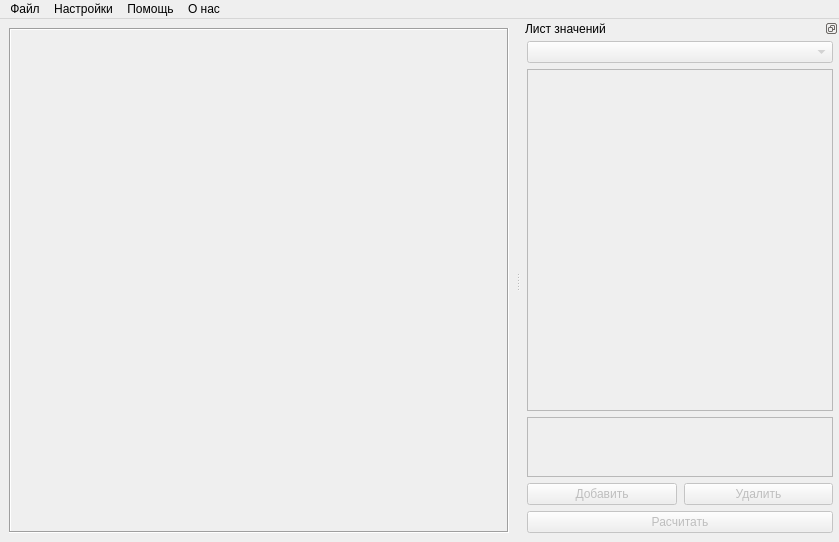
<?xml version="1.0" encoding="UTF-8"?>
<ui version="4.0">
 <class>MainWindow</class>
 <widget class="QMainWindow" name="MainWindow">
  <property name="geometry">
   <rect>
    <x>0</x>
    <y>0</y>
    <width>839</width>
    <height>542</height>
   </rect>
  </property>
  <property name="sizePolicy">
   <sizepolicy hsizetype="MinimumExpanding" vsizetype="MinimumExpanding">
    <horstretch>0</horstretch>
    <verstretch>0</verstretch>
   </sizepolicy>
  </property>
  <property name="contextMenuPolicy">
   <enum>Qt::NoContextMenu</enum>
  </property>
  <property name="windowTitle">
   <string>Обработка результатов</string>
  </property>
  <property name="windowIcon">
   <iconset resource="../../icon/res.qrc">
    <normaloff>:/calculator-Freepik.png</normaloff>:/calculator-Freepik.png</iconset>
  </property>
  <property name="autoFillBackground">
   <bool>false</bool>
  </property>
  <property name="styleSheet">
   <string notr="true">QMainWindow::title {background-color: red;}</string>
  </property>
  <property name="inputMethodHints">
   <set>Qt::ImhNone</set>
  </property>
  <widget class="QWidget" name="centralwidget">
   <property name="sizePolicy">
    <sizepolicy hsizetype="Expanding" vsizetype="Expanding">
     <horstretch>0</horstretch>
     <verstretch>0</verstretch>
    </sizepolicy>
   </property>
   <layout class="QHBoxLayout" name="horizontalLayout">
    <property name="spacing">
     <number>0</number>
    </property>
    <property name="sizeConstraint">
     <enum>QLayout::SetMinimumSize</enum>
    </property>
    <property name="leftMargin">
     <number>9</number>
    </property>
    <property name="rightMargin">
     <number>6</number>
    </property>
    <item>
     <layout class="QVBoxLayout" name="verticalLayout_2">
      <item>
       <widget class="QFrame" name="frame">
        <property name="minimumSize">
         <size>
          <width>500</width>
          <height>500</height>
         </size>
        </property>
        <property name="contextMenuPolicy">
         <enum>Qt::NoContextMenu</enum>
        </property>
        <property name="frameShape">
         <enum>QFrame::Box</enum>
        </property>
        <property name="frameShadow">
         <enum>QFrame::Sunken</enum>
        </property>
       </widget>
      </item>
     </layout>
    </item>
   </layout>
  </widget>
  <widget class="QDockWidget" name="dockWidget">
   <property name="sizePolicy">
    <sizepolicy hsizetype="Fixed" vsizetype="Preferred">
     <horstretch>0</horstretch>
     <verstretch>0</verstretch>
    </sizepolicy>
   </property>
   <property name="minimumSize">
    <size>
     <width>318</width>
     <height>500</height>
    </size>
   </property>
   <property name="maximumSize">
    <size>
     <width>400</width>
     <height>524287</height>
    </size>
   </property>
   <property name="features">
    <set>QDockWidget::DockWidgetFloatable|QDockWidget::DockWidgetMovable</set>
   </property>
   <property name="allowedAreas">
    <set>Qt::LeftDockWidgetArea|Qt::RightDockWidgetArea</set>
   </property>
   <property name="windowTitle">
    <string>Лист значений</string>
   </property>
   <attribute name="dockWidgetArea">
    <number>2</number>
   </attribute>
   <widget class="QWidget" name="dockWidgetContents">
    <property name="layoutDirection">
     <enum>Qt::LeftToRight</enum>
    </property>
    <property name="autoFillBackground">
     <bool>false</bool>
    </property>
    <layout class="QVBoxLayout" name="verticalLayout">
     <property name="sizeConstraint">
      <enum>QLayout::SetDefaultConstraint</enum>
     </property>
     <property name="leftMargin">
      <number>6</number>
     </property>
     <property name="topMargin">
      <number>3</number>
     </property>
     <property name="rightMargin">
      <number>6</number>
     </property>
     <property name="bottomMargin">
      <number>9</number>
     </property>
     <item>
      <widget class="QComboBox" name="combo_box_selection_data">
       <property name="enabled">
        <bool>false</bool>
       </property>
       <property name="sizePolicy">
        <sizepolicy hsizetype="Fixed" vsizetype="Fixed">
         <horstretch>150</horstretch>
         <verstretch>0</verstretch>
        </sizepolicy>
       </property>
       <property name="minimumSize">
        <size>
         <width>300</width>
         <height>0</height>
        </size>
       </property>
       <property name="maximumSize">
        <size>
         <width>400</width>
         <height>16777215</height>
        </size>
       </property>
      </widget>
     </item>
     <item>
      <widget class="QListWidget" name="list_widget_value">
       <property name="enabled">
        <bool>false</bool>
       </property>
       <property name="sizePolicy">
        <sizepolicy hsizetype="Fixed" vsizetype="Expanding">
         <horstretch>0</horstretch>
         <verstretch>0</verstretch>
        </sizepolicy>
       </property>
       <property name="minimumSize">
        <size>
         <width>300</width>
         <height>0</height>
        </size>
       </property>
       <property name="maximumSize">
        <size>
         <width>400</width>
         <height>16777215</height>
        </size>
       </property>
       <property name="contextMenuPolicy">
        <enum>Qt::CustomContextMenu</enum>
       </property>
      </widget>
     </item>
     <item>
      <widget class="QListWidget" name="list_widget_answer">
       <property name="enabled">
        <bool>false</bool>
       </property>
       <property name="sizePolicy">
        <sizepolicy hsizetype="Fixed" vsizetype="Expanding">
         <horstretch>0</horstretch>
         <verstretch>0</verstretch>
        </sizepolicy>
       </property>
       <property name="minimumSize">
        <size>
         <width>300</width>
         <height>0</height>
        </size>
       </property>
       <property name="maximumSize">
        <size>
         <width>400</width>
         <height>60</height>
        </size>
       </property>
       <property name="contextMenuPolicy">
        <enum>Qt::CustomContextMenu</enum>
       </property>
      </widget>
     </item>
     <item>
      <layout class="QHBoxLayout" name="horizontalLayout_3">
       <property name="spacing">
        <number>7</number>
       </property>
       <property name="sizeConstraint">
        <enum>QLayout::SetFixedSize</enum>
       </property>
       <property name="leftMargin">
        <number>0</number>
       </property>
       <property name="rightMargin">
        <number>0</number>
       </property>
       <item>
        <widget class="QPushButton" name="push_button_add_data">
         <property name="enabled">
          <bool>false</bool>
         </property>
         <property name="minimumSize">
          <size>
           <width>0</width>
           <height>0</height>
          </size>
         </property>
         <property name="maximumSize">
          <size>
           <width>16777215</width>
           <height>16777215</height>
          </size>
         </property>
         <property name="text">
          <string>Добавить</string>
         </property>
         <property name="checkable">
          <bool>false</bool>
         </property>
         <property name="checked">
          <bool>false</bool>
         </property>
         <property name="autoRepeat">
          <bool>false</bool>
         </property>
         <property name="autoExclusive">
          <bool>false</bool>
         </property>
         <property name="autoDefault">
          <bool>false</bool>
         </property>
         <property name="default">
          <bool>false</bool>
         </property>
         <property name="flat">
          <bool>false</bool>
         </property>
        </widget>
       </item>
       <item>
        <widget class="QPushButton" name="push_button_delite_data">
         <property name="enabled">
          <bool>false</bool>
         </property>
         <property name="minimumSize">
          <size>
           <width>0</width>
           <height>0</height>
          </size>
         </property>
         <property name="maximumSize">
          <size>
           <width>16777215</width>
           <height>16777215</height>
          </size>
         </property>
         <property name="text">
          <string>Удалить</string>
         </property>
        </widget>
       </item>
      </layout>
     </item>
     <item>
      <widget class="QPushButton" name="push_button_create_calc">
       <property name="enabled">
        <bool>false</bool>
       </property>
       <property name="sizePolicy">
        <sizepolicy hsizetype="Fixed" vsizetype="Fixed">
         <horstretch>0</horstretch>
         <verstretch>0</verstretch>
        </sizepolicy>
       </property>
       <property name="minimumSize">
        <size>
         <width>300</width>
         <height>0</height>
        </size>
       </property>
       <property name="maximumSize">
        <size>
         <width>400</width>
         <height>16777215</height>
        </size>
       </property>
       <property name="text">
        <string>Расчитать</string>
       </property>
      </widget>
     </item>
    </layout>
   </widget>
  </widget>
  <widget class="QMenuBar" name="menubar">
   <property name="geometry">
    <rect>
     <x>0</x>
     <y>0</y>
     <width>839</width>
     <height>22</height>
    </rect>
   </property>
   <property name="contextMenuPolicy">
    <enum>Qt::NoContextMenu</enum>
   </property>
   <property name="defaultUp">
    <bool>false</bool>
   </property>
   <property name="nativeMenuBar">
    <bool>true</bool>
   </property>
   <widget class="QMenu" name="menu">
    <property name="title">
     <string>О нас</string>
    </property>
    <addaction name="separator"/>
    <addaction name="action_info"/>
   </widget>
   <widget class="QMenu" name="menu_2">
    <property name="title">
     <string>Помощь</string>
    </property>
    <addaction name="action_help"/>
   </widget>
   <widget class="QMenu" name="menu_3">
    <property name="title">
     <string>Файл</string>
    </property>
    <widget class="QMenu" name="menu_4">
     <property name="title">
      <string>Открыть</string>
     </property>
     <property name="icon">
      <iconset resource="../../icon/res.qrc">
       <normaloff>:/file.png</normaloff>:/file.png</iconset>
     </property>
     <addaction name="action_excel"/>
     <addaction name="action_bd"/>
    </widget>
    <addaction name="action_new"/>
    <addaction name="menu_4"/>
    <addaction name="action_save"/>
    <addaction name="action_save_as"/>
    <addaction name="separator"/>
    <addaction name="action_esc"/>
   </widget>
   <widget class="QMenu" name="menu_5">
    <property name="title">
     <string>Настройки</string>
    </property>
    <addaction name="action_setting_window"/>
    <addaction name="action_calc"/>
   </widget>
   <addaction name="menu_3"/>
   <addaction name="menu_5"/>
   <addaction name="menu_2"/>
   <addaction name="menu"/>
  </widget>
  <action name="action_info">
   <property name="checkable">
    <bool>false</bool>
   </property>
   <property name="icon">
    <iconset resource="../../icon/res.qrc">
     <normaloff>:/info.png</normaloff>:/info.png</iconset>
   </property>
   <property name="text">
    <string>Информация</string>
   </property>
   <property name="shortcut">
    <string>Ctrl+.</string>
   </property>
  </action>
  <action name="action_save">
   <property name="checkable">
    <bool>true</bool>
   </property>
   <property name="checked">
    <bool>false</bool>
   </property>
   <property name="enabled">
    <bool>false</bool>
   </property>
   <property name="icon">
    <iconset theme="document-new" resource="../../icon/res.qrc">
     <normaloff>:/save.png</normaloff>:/save.png</iconset>
   </property>
   <property name="text">
    <string>Сохранить </string>
   </property>
   <property name="shortcut">
    <string>Ctrl+S</string>
   </property>
  </action>
  <action name="action_esc">
   <property name="icon">
    <iconset resource="../../icon/res.qrc">
     <normaloff>:/leave.png</normaloff>:/leave.png</iconset>
   </property>
   <property name="text">
    <string>Выйти</string>
   </property>
  </action>
  <action name="action_excel">
   <property name="icon">
    <iconset theme="accessories-calculator" resource="../../icon/res.qrc">
     <normaloff>:/exel.png</normaloff>:/exel.png</iconset>
   </property>
   <property name="text">
    <string>Excel</string>
   </property>
   <property name="shortcut">
    <string>Ctrl+1</string>
   </property>
  </action>
  <action name="action_bd">
   <property name="icon">
    <iconset resource="../../icon/res.qrc">
     <normaloff>:/bd.ico</normaloff>:/bd.ico</iconset>
   </property>
   <property name="text">
    <string>БД</string>
   </property>
   <property name="shortcut">
    <string>Ctrl+2</string>
   </property>
  </action>
  <action name="action_help">
   <property name="icon">
    <iconset theme="accessories-calculator" resource="../../icon/res.qrc">
     <normaloff>:/-help-outline_89965.ico</normaloff>:/-help-outline_89965.ico</iconset>
   </property>
   <property name="text">
    <string>Информация</string>
   </property>
  </action>
  <action name="action_save_as">
   <property name="checkable">
    <bool>true</bool>
   </property>
   <property name="enabled">
    <bool>false</bool>
   </property>
   <property name="icon">
    <iconset resource="../../icon/res.qrc">
     <normaloff>:/save.png</normaloff>:/save.png</iconset>
   </property>
   <property name="text">
    <string>Сохранить как</string>
   </property>
   <property name="shortcut">
    <string>Ctrl+Shift+S</string>
   </property>
  </action>
  <action name="action_new">
   <property name="checkable">
    <bool>false</bool>
   </property>
   <property name="enabled">
    <bool>true</bool>
   </property>
   <property name="icon">
    <iconset resource="../../icon/res.qrc">
     <normaloff>:/plus.png</normaloff>:/plus.png</iconset>
   </property>
   <property name="text">
    <string>Новая запись</string>
   </property>
  </action>
  <action name="action_setting_window">
   <property name="icon">
    <iconset resource="../../icon/res.qrc">
     <normaloff>:/action/Settings_30027.png</normaloff>:/action/Settings_30027.png</iconset>
   </property>
   <property name="text">
    <string>Общие</string>
   </property>
  </action>
  <action name="action_calc">
   <property name="text">
    <string>Расчёт</string>
   </property>
  </action>
  <zorder>dockWidget</zorder>
 </widget>
 <resources>
  <include location="../../icon/res.qrc"/>
 </resources>
 <connections/>
</ui>
